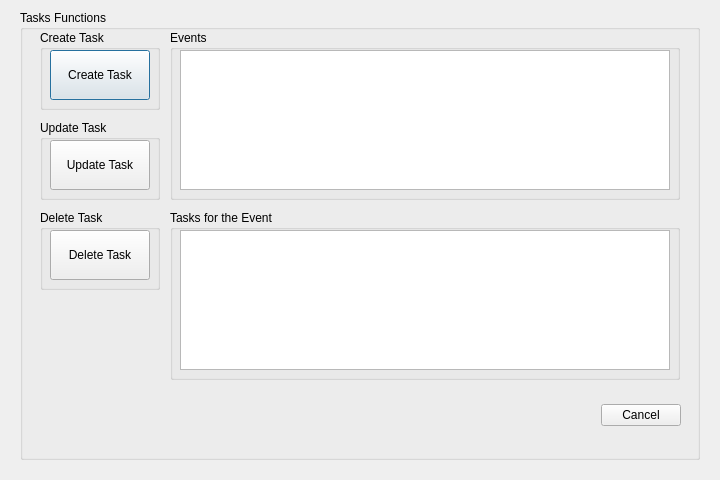
<?xml version="1.0" encoding="UTF-8"?>
<ui version="4.0">
 <class>TasksWindow</class>
 <widget class="QDialog" name="TasksWindow">
  <property name="geometry">
   <rect>
    <x>0</x>
    <y>0</y>
    <width>720</width>
    <height>480</height>
   </rect>
  </property>
  <property name="minimumSize">
   <size>
    <width>720</width>
    <height>480</height>
   </size>
  </property>
  <property name="maximumSize">
   <size>
    <width>720</width>
    <height>480</height>
   </size>
  </property>
  <property name="windowTitle">
   <string>Dialog</string>
  </property>
  <widget class="QGroupBox" name="TasksFunctionsBox">
   <property name="geometry">
    <rect>
     <x>20</x>
     <y>10</y>
     <width>680</width>
     <height>450</height>
    </rect>
   </property>
   <property name="title">
    <string>Tasks Functions</string>
   </property>
   <widget class="QGroupBox" name="CreateTaskBox">
    <property name="geometry">
     <rect>
      <x>20</x>
      <y>20</y>
      <width>120</width>
      <height>80</height>
     </rect>
    </property>
    <property name="title">
     <string>Create Task</string>
    </property>
    <widget class="QPushButton" name="CreateTaskButton">
     <property name="geometry">
      <rect>
       <x>10</x>
       <y>20</y>
       <width>100</width>
       <height>50</height>
      </rect>
     </property>
     <property name="text">
      <string>Create Task</string>
     </property>
    </widget>
   </widget>
   <widget class="QGroupBox" name="UpdateTaskBox">
    <property name="geometry">
     <rect>
      <x>20</x>
      <y>110</y>
      <width>120</width>
      <height>80</height>
     </rect>
    </property>
    <property name="title">
     <string>Update Task</string>
    </property>
    <widget class="QPushButton" name="UpdateTaskButton">
     <property name="geometry">
      <rect>
       <x>10</x>
       <y>20</y>
       <width>100</width>
       <height>50</height>
      </rect>
     </property>
     <property name="text">
      <string>Update Task</string>
     </property>
    </widget>
   </widget>
   <widget class="QGroupBox" name="DeleteTaskBox">
    <property name="geometry">
     <rect>
      <x>20</x>
      <y>200</y>
      <width>120</width>
      <height>80</height>
     </rect>
    </property>
    <property name="title">
     <string>Delete Task</string>
    </property>
    <widget class="QPushButton" name="DeleteTaskButton">
     <property name="geometry">
      <rect>
       <x>10</x>
       <y>20</y>
       <width>100</width>
       <height>50</height>
      </rect>
     </property>
     <property name="text">
      <string>Delete Task</string>
     </property>
    </widget>
   </widget>
   <widget class="QGroupBox" name="EventsBox">
    <property name="geometry">
     <rect>
      <x>150</x>
      <y>20</y>
      <width>510</width>
      <height>170</height>
     </rect>
    </property>
    <property name="title">
     <string>Events</string>
    </property>
    <widget class="QTableView" name="EventsTableView">
     <property name="geometry">
      <rect>
       <x>10</x>
       <y>20</y>
       <width>490</width>
       <height>140</height>
      </rect>
     </property>
    </widget>
   </widget>
   <widget class="QGroupBox" name="TasksForTheEventBox">
    <property name="geometry">
     <rect>
      <x>150</x>
      <y>200</y>
      <width>510</width>
      <height>170</height>
     </rect>
    </property>
    <property name="title">
     <string>Tasks for the Event</string>
    </property>
    <widget class="QTableView" name="TasksForTheEventTableView">
     <property name="geometry">
      <rect>
       <x>10</x>
       <y>20</y>
       <width>490</width>
       <height>140</height>
      </rect>
     </property>
    </widget>
   </widget>
   <widget class="QWidget" name="horizontalLayoutWidget">
    <property name="geometry">
     <rect>
      <x>20</x>
      <y>380</y>
      <width>641</width>
      <height>51</height>
     </rect>
    </property>
    <layout class="QHBoxLayout" name="HorizontalLayout">
     <item>
      <spacer name="HorizontalSpacer">
       <property name="orientation">
        <enum>Qt::Horizontal</enum>
       </property>
       <property name="sizeHint" stdset="0">
        <size>
         <width>40</width>
         <height>20</height>
        </size>
       </property>
      </spacer>
     </item>
     <item>
      <widget class="QPushButton" name="CancelButton">
       <property name="text">
        <string>Cancel</string>
       </property>
      </widget>
     </item>
    </layout>
   </widget>
  </widget>
 </widget>
 <resources/>
 <connections/>
</ui>
